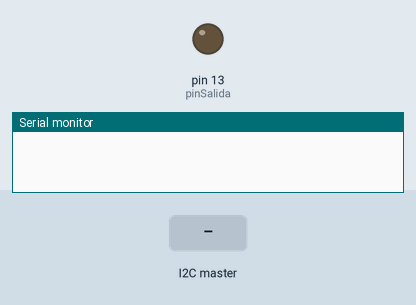
Recording of a sketch running on a simulated Arduino Uno, built with avr-gcc and run on an emulated ATmega328P. Parts: output pins drawn as LEDs (lit = HIGH), the last lines printed to the serial monitor. The inputs (shaded band) are chosen by the test bench.

Above: at 1.2 s.
1.3 s: the I2C master sends the byte 1
At 2.4 s:
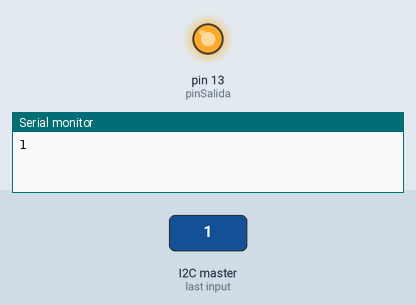
2.8 s: the I2C master sends the byte 0
At 3.5 s:
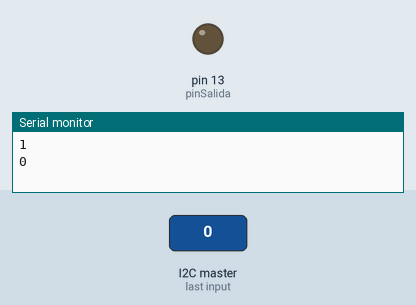
4.3 s: the I2C master sends the byte 2
At 4.6 s:
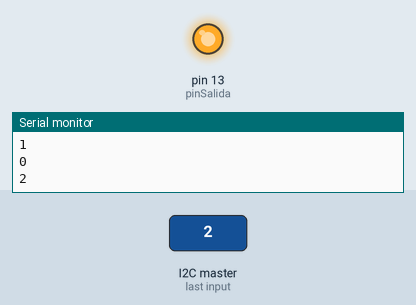
Timing chart, 0 to 7.3 s (numbered marks = the images above; inputs shaded):
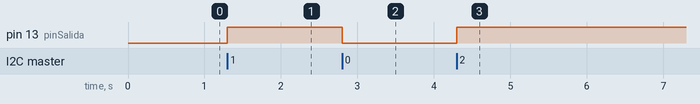

The sketch:

ISC_ESCLAVO.ino
```cpp
#include <Wire.h>
int pinSalida=13;

void setup() {
  // put your setup code here, to run once:
  Wire.begin(1);
  pinMode(pinSalida,OUTPUT);
  Wire.onReceive(recievedEvent);
  Serial.begin(9600);
}

void loop() {
  // put your main code here, to run repeatedly:
  delay(3000);
}

void recievedEvent(int eclavo) {
  int estado = 0;
  if (Wire.available()==1) {
    estado = Wire.read();
    Serial.println(estado);
  }
  digitalWrite(pinSalida,estado);
}
```

Measured:
- after the input at 1.3 s, pin 13 (pinSalida): LOW → HIGH at once
- after the input at 2.8 s, pin 13 (pinSalida): HIGH → LOW at once
- after the input at 4.3 s, pin 13 (pinSalida): LOW → HIGH at once
